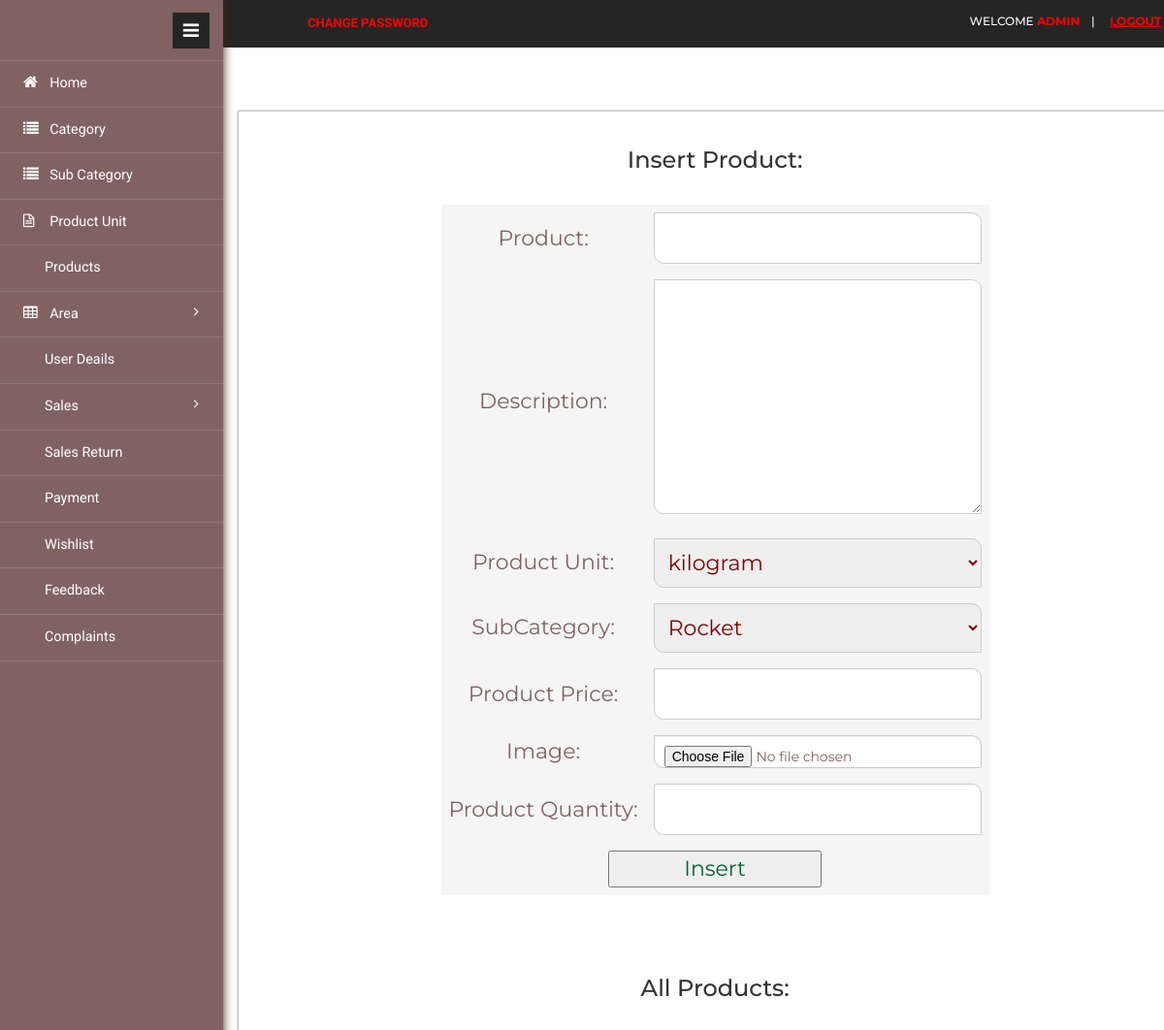
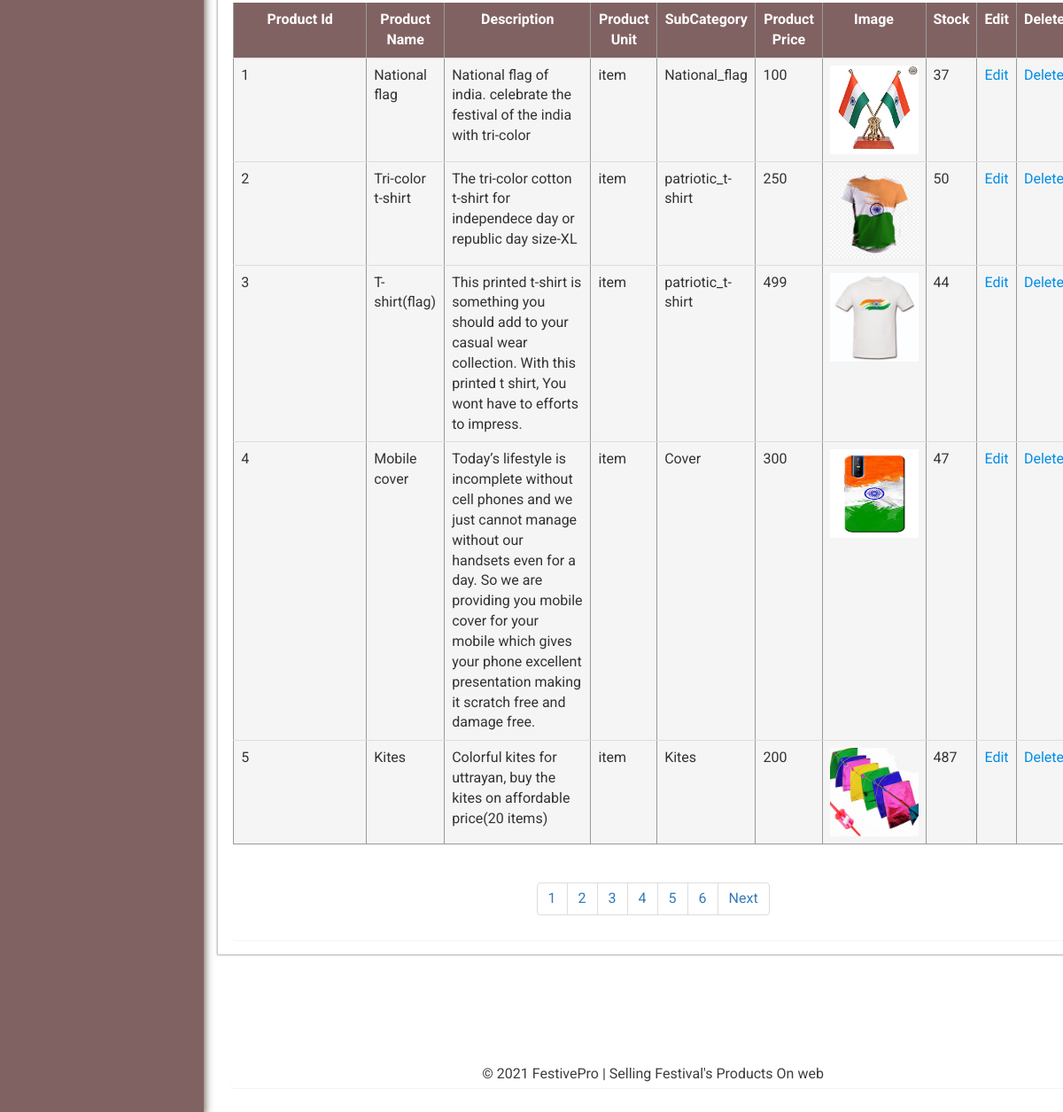
The page /admin/product.php (signed in) on the database its author committed (2 pictures, top to bottom).
### tables this page shows
CREATE TABLE `product` (
  `pro_id` int(7) NOT NULL,
  `pro_name` varchar(25) NOT NULL,
  `pro_price` int(5) NOT NULL,
  `pro_desc` varchar(400) NOT NULL,
  `stock` int(5) NOT NULL,
  `sub_id` int(7) NOT NULL,
  `unit_id` int(7) NOT NULL,
  `offer_id` int(7) DEFAULT NULL
);

CREATE TABLE `unit` (
  `unit_id` int(7) NOT NULL,
  `unit_name` varchar(15) NOT NULL
);

CREATE TABLE `subcategory` (
  `sub_id` int(7) NOT NULL,
  `sub_name` varchar(20) NOT NULL,
  `cat_id` int(7) NOT NULL
);

CREATE TABLE `image` (
  `image_id` int(7) NOT NULL,
  `image_name` varchar(25) DEFAULT NULL,
  `pro_id` int(7) NOT NULL
);

### admin/product.php (the view, shortened to what this page needs)
<?php
	include 'include/connection.php';
	$db0=mysqli_query($con,"select * from subcategory");
	$db1=mysqli_query($con,"select * from unit");
?>
			<?php
				include_once 'include/header.php';
			?>
			<div class="content">
					<div class="monthly-grid">
						<div class="panel panel-widget">
<center><h3 style="color:#333333">Insert Product:</h3></center><br>
							<div class="panel-title">
<form action="product_add" method="post" enctype="multipart/form-data">
<table align="center">
	<tr>
		<td>Product: </td>
		<td><input type="text" name="r1" autofocus required="" /></td>
	</tr>
	<tr>
		<td>Description:</td>
		<td><textarea name="r2" rows="7" required=""></textarea></td>
	</tr>
	<tr>
		<td>Product Unit: </td>
		<td><select name="r3" placeholder="select Unit">
		<?php
			while($row1=mysqli_fetch_array($db1))
			{
		?>
				<option value='<?php echo $row1["unit_id"]; ?>'><?php echo $row1["unit_name"];?></option>
			<?php
			}
		?>
	</select></td>
	</tr>
	<tr>
		<td>SubCategory: </td>
		<td><select name="r4" placeholder="select SubCategory">
		<?php
			while($row0=mysqli_fetch_array($db0))
			{
		?>
				<option value='<?php echo $row0["sub_id"]; ?>'><?php echo $row0["sub_name"];?></option>
			<?php
			}
		?>
	</select></td>
	</tr>
	<tr>
		<td>Product Price: </td>
		<td><input type="number" name="r5" required="" /></td>
	</tr>
	<tr>
		<td>Image:</td>
		<td><input type="file" class="form-control" name="r6"  accept=".jpg, .jpeg, .png" required /></td>
	</tr>
	<tr>
		<td>Product Quantity: </td>
		<td><input type="number" name="r7" required="" /></td>
	</tr>
	<tr>
		<td colspan="2"><input type="submit" name="submit" value="Insert" /></td>
	</tr>
</table>
</form>
<br><br>
							</div>
<center><h3 style="color:#333333;"> All Products: </h3> </center><br />
<?php
$start=0;
$limit=5;
$t=mysqli_query($con,"select * from product");
$total=mysqli_num_rows($t);
if(isset($_GET['id']))
{
	$id=$_GET['id'];
	$start=($id-1)*$limit;
}
else
{
	$id=1;
}
$page=ceil($total/$limit);
$db=mysqli_query($con,"select * from product p,subcategory s,unit pu where p.sub_id=s.sub_id and p.unit_id=pu.unit_id order by pro_id limit $start,$limit");
  ?>
<table border="1" align="center" class="table" style="table-layout:auto;">
  <tr>
    <th>Product Id</th>
    <th>Product Name</th>
	<th>Description</th>
	<th>Product Unit</th>
	<th>SubCategory</th>
	<th>Product Price</th>
	<th>Image</th>
    <th>Stock</th>
	<th>Edit</th>
	<th>Delete</th>
  </tr>
  <?php
  while($row=mysqli_fetch_array($db))
  {
	$pro_id=$row['pro_id'];
  ?>
  <tr>
    	<td><?php echo $row["pro_id"];?></td>
		<td><?php echo $row["pro_name"];?></td>
		<td><?php echo $row["pro_desc"];?></td>
		<td><?php echo $row["unit_name"];?></td>
		<td><?php echo $row["sub_name"];?></td>
		<td><?php echo $row["pro_price"];?></td>
		<?php
		$get_pic="select * from image i,product p where p.pro_id='$pro_id' and p.pro_id=i.pro_id";
			$run_pic=mysqli_query($con,$get_pic) or die(mysqli_error($con));
			while($row_pic=mysqli_fetch_array($run_pic))
			{
				$pro_im=$row_pic['image_name'];
			}
		echo"<td><img src='../images/$pro_im' width='100' height='100' alt='Not Available'/> </td>"
		?>
		<td><?php echo $row["stock"];?></td>
		<td><a onclick='javascript:confirmationUpdate($(this));return false;'
			href='product_edit.php?x=<?php echo $row["pro_id"];?>'>Edit</a></td>
		<td><a onclick='javascript:confirmationDelete($(this));return false;'
			href='product_delete.php?x=<?php echo $row["pro_id"];?>'>Delete</a></td>
  </tr>
  <?php
  }
   ?>
</table>
<br /><center>
  <ul class="pagination">
	 <?php
	 for($i=1;$i <= $page;$i++){
	 ?>
		<li><a href="?id=<?php echo $i ?>"><?php echo $i;?></a></li>
	  <?php
	 }
	  ?>
	<?php if($id!=$page)
	{?>
	  <li><a href="?id=<?php echo ($id+1); ?>">Next</a></li>
	<?php }?>
 </ul>
						</div>
					</div>
					<div class="content-top">
				<div class="area">
			<?php
				include_once 'include/footer.php';
			?>
			</div>
		</div>
</div>
			<?php
				include_once 'include/slidebar.php';
			?>

### admin/include/header.php (shortened to what this page needs)
<!DOCTYPE HTML>
<html>
<head>
<link href="css/bootstrap.min.css" rel='stylesheet' type='text/css' />
<link href="css/style.css" rel='stylesheet' type='text/css' />
<link href="css/font-awesome.css" rel="stylesheet">
<link rel="stylesheet" href="css/icon-font.min.css" type='text/css' />
<link href="include/table.css" rel="stylesheet" style="text/css">
</head>
<body>
   <div class="page-container">
	<div class="left-content">
	   <div class="inner-content">
<div class="header-section">
						<div class="top_bg">
							<div class="header_top">
			<div style="color:white;float:left;margin-left:40px;font-size:13px;">
			<a href="manage.php"><p style="color:red; text-transform:uppercase;"><b>change password</b></p></a>
			</div>
									<div class="top_left">
										<h2>
WELCOME
<a style="color:red; text-transform:uppercase;"><b><?php echo $_SESSION['client']['r1']; ?></b></a>&emsp;|&emsp;
<a href="logout.php"  style="color:red;"><b><u>LOGOUT</u></b></a>
									</h2>
									</div>
										<div class="clearfix"> </div>
								</div>
						</div>
				</div>
				<div class="header_bg">
							<div class="header">
								<div class="head-t">
									<div class="header_right">
										<div class="rgt-bottom">
										<div class="clearfix"> </div>
									</div>
								</div>
								<div class="clearfix"> </div>
							</div>
						</div>
				</div>

### admin/include/footer.php
<div class="footer">
		<div class="panel panel-widget">
			<p> &copy; 2021 FestivePro | Selling Festival's Products On web </p>
		</div>
</div>

### admin/include/slidebar.php (shortened to what this page needs)
<div class="sidebar-menu">
					<header class="logo1">
						<a href="#" class="sidebar-icon"> <span class="fa fa-bars"></span> </a>
					</header>
                           <div class="menu">
									<ul id="menu" >
<li><a href="index.php"><i class="fa fa-home"></i> <span>Home</span></a></li>
<li><a href="category.php"><i class="fa fa-list"></i> <span>Category</span></a></li>
<li id="menu-academico" ><a href="Subcategory.php"><i class="fa fa-list"></i> <span>Sub Category</span></a></li>
<li id="menu-academico" ><a href="unit.php"><i class="fa fa-file-text-o"></i> <span>Product Unit</span></a></li>
<li id="menu-academico" ><a href="product.php"><i class="lnr lnr-book"></i> <span>Products</span></a></li>
<li id="menu-academico" ><a href="#"><i class="fa fa-table"></i> <span> Area</span> <span class="fa fa-angle-right" style="float: right"></span></a>
</li>
<li><a href="users.php"><i class="lnr lnr-chart-bars"></i> <span>User Deails</span></a></li>
<li id="menu-academico" ><a href="#"><i class="lnr lnr-layers"></i> <span>Sales</span> <span class="fa fa-angle-right" style="float: right"></span></a>
</li>
<li><a href="sales_ret.php"><i class="lnr lnr-layers"></i> <span>Sales Return</span></a></li>
<li><a href="payment.php"><i class="lnr lnr-envelope"></i> <span>Payment</span></a></li>
<li><a href="wish.php"><i class="lnr lnr-envelope"></i> <span>Wishlist</span></a></li>
<li><a href="feedback.php"><i class="lnr lnr-envelope"></i> <span>Feedback</span></a></li>
<li><a href="complaint.php"><i class="lnr lnr-pencil"></i> <span>Complaints</span></a></li>
								  </ul>
								</div>
							  </div>
							</div>
</body>
</html>

### admin/include/table.css (style rules this page uses)
* { box-sizing: border-box; }
input[type=file], input[type=text], input[type=number], input[type=password], input[type=email], select, textarea { width: 100%; padding: 10px; border: 1px solid #ccc; border-radius: 1px 10px; box-sizing: border-box; resize: vertical; caret-color: #816263; color:maroon; white-space:initial; }
input[type=submit] { color:#006633; width:40%; }
table { border-collapse: collapse; width:auto; border:thin; border-color:#999999; }
th, td { background-color:#F5F5F5; padding: 8px; text-align:center; overflow:hidden; }
th { background-color: #816263; color: white; }
body { font-family: 'Roboto', sans-serif; }
.table { border-collapse: collapse; width:100%; border:thin; border-color:#999999; table-layout:fixed; }
.table td { vertical-align:top; text-align:left; overflow:hidden; }

### rows shown on the page
product: pro_id "1", pro_name "National flag", pro_desc "National flag of india. celebrate the festival of the india with tri-color", unit.unit_name "item", sub.sub_name "National_flag", pro_price "100", image.image_name (picture), stock "37"
product: pro_id "2", pro_name "Tri-color t-shirt", pro_desc "The tri-color cotton t-shirt for independece day or republic day size-XL", unit.unit_name "item", sub.sub_name "patriotic_t-shirt", pro_price "250", image.image_name (picture), stock "50"
product: pro_id "3", pro_name "T-shirt(flag)", pro_desc "This printed t-shirt is something you should add to your casual wear collection. With this printed t shirt, You wont have to efforts to impress.", unit.unit_name "item", sub.sub_name "patriotic_t-shirt", pro_price "499", image.image_name (picture), stock "44"
product: pro_id "4", pro_name "Mobile cover", pro_desc "Today’s lifestyle is incomplete without cell phones and we just cannot manage without our handsets even for a day. So we are providing you mobile cover for your mobile which gives your phone excellent presentation making it scratch free and damage free.", unit.unit_name "item", sub.sub_name "Cover", pro_price "300", image.image_name (picture), stock "47"
product: pro_id "5", pro_name "Kites", pro_desc "Colorful kites for uttrayan, buy the kites on affordable price(20 items)", unit.unit_name "item", sub.sub_name "Kites", pro_price "200", image.image_name (picture), stock "487"

### other values the page prints
$_SESSION['client']['r1'] "ADMIN"
form field r3 "kilogram"
form field r4 "Rocket"
